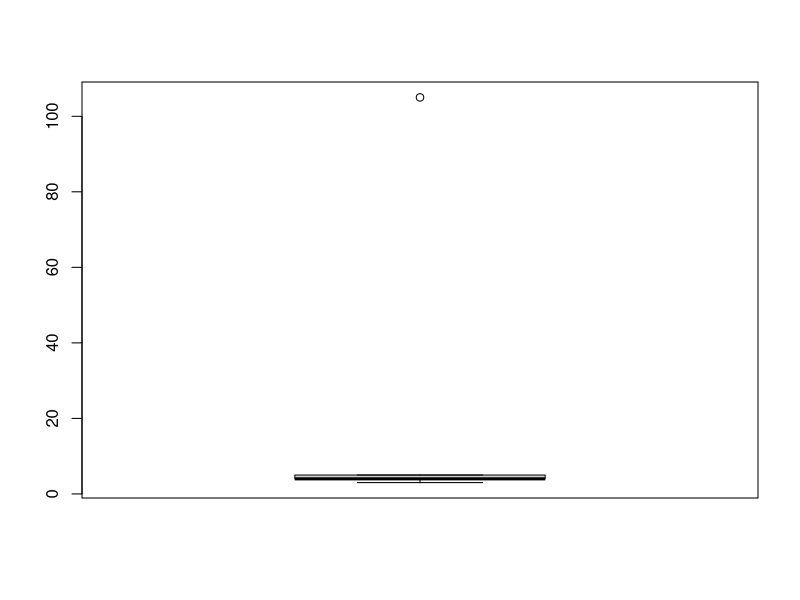
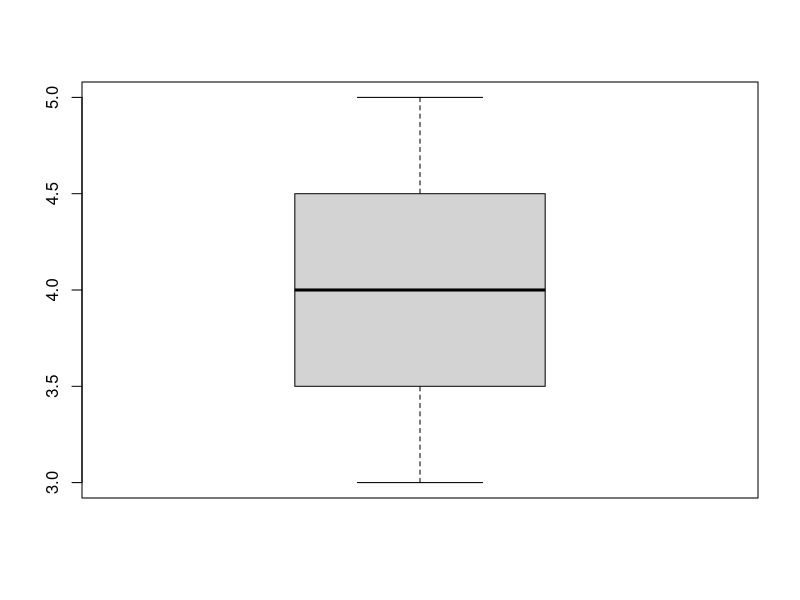
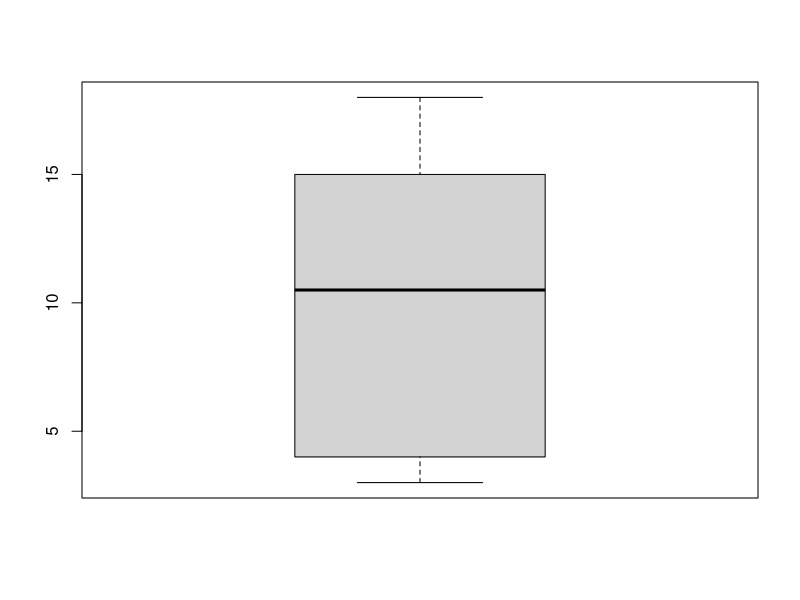

Source code (R) for these figures, in order:
# calculate mean median mode
a = c(3,4,4,5,105)

# mean
mean(a)
median(a)

# mode does not have inbuilt function
getmode <- function(v) {
  uniqv <- unique(v)
  uniqv[which.max(tabulate(match(v, uniqv)))]
}

getmode(a)

#variance
var(a)

# standard deviation
sd(a)

# box plot
boxplot(a)

# recognize the outlier
boxplot.stats(a)$out
a= a[!a %in% boxplot.stats(a)$out]
a
boxplot.stats(a)
boxplot(a)

# try this problem slide no 15

x = c(4,17,7,14,18,12,3,16,10,4,4,11)

# Mean, median,
# Var, Sd,
# box plot, boxplot.status
mean(x)
median(x)

var(x)
sd(x)

boxplot(x)
boxplot.stats(x)
